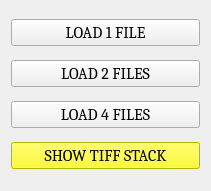
   <widget class="QWidget" name="verticalLayoutWidget">
    <property name="geometry">
     <rect>
      <x>20</x>
      <y>155</y>
      <width>211</width>
      <height>191</height>
     </rect>
    </property>
    <layout class="QVBoxLayout" name="verticalLayout_5">
     <item>
      <widget class="QPushButton" name="load1FileBtn">
       <property name="font">
        <font>
         <family>Cambria</family>
         <pointsize>12</pointsize>
        </font>
       </property>
       <property name="text">
        <string>LOAD 1 FILE</string>
       </property>
      </widget>
     </item>
     <item>
      <widget class="QPushButton" name="load2FilesBtn">
       <property name="font">
        <font>
         <family>Cambria</family>
         <pointsize>12</pointsize>
        </font>
       </property>
       <property name="text">
        <string>LOAD 2 FILES</string>
       </property>
      </widget>
     </item>
     <item>
      <widget class="QPushButton" name="load4FilesBtn">
       <property name="font">
        <font>
         <family>Cambria</family>
         <pointsize>12</pointsize>
        </font>
       </property>
       <property name="text">
        <string>LOAD 4 FILES</string>
       </property>
      </widget>
     </item>
     <item>
      <widget class="QPushButton" name="showTIFFStackBtn">
       <property name="palette">
        <palette>
         <active>
          <colorrole role="WindowText">
           <brush brushstyle="SolidPattern">
            <color alpha="255">
             <red>0</red>
             <green>0</green>
             <blue>0</blue>
            </color>
           </brush>
          </colorrole>
          <colorrole role="Button">
           <brush brushstyle="SolidPattern">
            <color alpha="255">
             <red>255</red>
             <green>252</green>
             <blue>0</blue>
            </color>
           </brush>
          </colorrole>
          <colorrole role="Light">
           <brush brushstyle="SolidPattern">
            <color alpha="255">
             <red>255</red>
             <green>254</green>
             <blue>127</blue>
            </color>
           </brush>
          </colorrole>
          <colorrole role="Midlight">
           <brush brushstyle="SolidPattern">
            <color alpha="255">
             <red>255</red>
             <green>253</green>
             <blue>63</blue>
            </color>
           </brush>
          </colorrole>
          <colorrole role="Dark">
           <brush brushstyle="SolidPattern">
            <color alpha="255">
             <red>127</red>
             <green>126</green>
             <blue>0</blue>
            </color>
           </brush>
          </colorrole>
          <colorrole role="Mid">
           <brush brushstyle="SolidPattern">
            <color alpha="255">
             <red>170</red>
             <green>168</green>
             <blue>0</blue>
            </color>
           </brush>
          </colorrole>
          <colorrole role="Text">
           <brush brushstyle="SolidPattern">
            <color alpha="255">
             <red>0</red>
             <green>0</green>
             <blue>0</blue>
            </color>
           </brush>
          </colorrole>
          <colorrole role="BrightText">
           <brush brushstyle="SolidPattern">
            <color alpha="255">
             <red>255</red>
             <green>255</green>
             <blue>255</blue>
            </color>
           </brush>
          </colorrole>
          <colorrole role="ButtonText">
           <brush brushstyle="SolidPattern">
            <color alpha="255">
             <red>0</red>
             <green>0</green>
             <blue>0</blue>
            </color>
           </brush>
          </colorrole>
          <colorrole role="Base">
           <brush brushstyle="SolidPattern">
            <color alpha="255">
             <red>255</red>
             <green>255</green>
             <blue>255</blue>
            </color>
           </brush>
          </colorrole>
          <colorrole role="Window">
           <brush brushstyle="SolidPattern">
            <color alpha="255">
             <red>255</red>
             <green>252</green>
             <blue>0</blue>
            </color>
           </brush>
          </colorrole>
          <colorrole role="Shadow">
           <brush brushstyle="SolidPattern">
            <color alpha="255">
             <red>0</red>
             <green>0</green>
             <blue>0</blue>
            </color>
           </brush>
          </colorrole>
          <colorrole role="AlternateBase">
           <brush brushstyle="SolidPattern">
            <color alpha="255">
             <red>255</red>
             <green>253</green>
             <blue>127</blue>
            </color>
           </brush>
          </colorrole>
          <colorrole role="ToolTipBase">
           <brush brushstyle="SolidPattern">
            <color alpha="255">
             <red>255</red>
             <green>255</green>
             <blue>220</blue>
            </color>
           </brush>
          </colorrole>
          <colorrole role="ToolTipText">
           <brush brushstyle="SolidPattern">
            <color alpha="255">
             <red>0</red>
             <green>0</green>
             <blue>0</blue>
            </color>
           </brush>
          </colorrole>
         </active>
         <inactive>
          <colorrole role="WindowText">
           <brush brushstyle="SolidPattern">
            <color alpha="255">
             <red>0</red>
             <green>0</green>
             <blue>0</blue>
            </color>
           </brush>
          </colorrole>
          <colorrole role="Button">
           <brush brushstyle="SolidPattern">
            <color alpha="255">
             <red>255</red>
             <green>252</green>
             <blue>0</blue>
            </color>
           </brush>
          </colorrole>
          <colorrole role="Light">
           <brush brushstyle="SolidPattern">
            <color alpha="255">
             <red>255</red>
             <green>254</green>
             <blue>127</blue>
            </color>
           </brush>
          </colorrole>
          <colorrole role="Midlight">
           <brush brushstyle="SolidPattern">
            <color alpha="255">
             <red>255</red>
             <green>253</green>
             <blue>63</blue>
            </color>
           </brush>
          </colorrole>
          <colorrole role="Dark">
           <brush brushstyle="SolidPattern">
            <color alpha="255">
             <red>127</red>
             <green>126</green>
             <blue>0</blue>
            </color>
           </brush>
          </colorrole>
          <colorrole role="Mid">
           <brush brushstyle="SolidPattern">
            <color alpha="255">
             <red>170</red>
             <green>168</green>
             <blue>0</blue>
            </color>
           </brush>
          </colorrole>
          <colorrole role="Text">
           <brush brushstyle="SolidPattern">
            <color alpha="255">
             <red>0</red>
             <green>0</green>
             <blue>0</blue>
            </color>
           </brush>
          </colorrole>
          <colorrole role="BrightText">
           <brush brushstyle="SolidPattern">
            <color alpha="255">
             <red>255</red>
             <green>255</green>
             <blue>255</blue>
            </color>
           </brush>
          </colorrole>
          <colorrole role="ButtonText">
           <brush brushstyle="SolidPattern">
            <color alpha="255">
             <red>0</red>
             <green>0</green>
             <blue>0</blue>
            </color>
           </brush>
          </colorrole>
          <colorrole role="Base">
           <brush brushstyle="SolidPattern">
            <color alpha="255">
             <red>255</red>
             <green>255</green>
             <blue>255</blue>
            </color>
           </brush>
          </colorrole>
          <colorrole role="Window">
           <brush brushstyle="SolidPattern">
            <color alpha="255">
             <red>255</red>
             <green>252</green>
             <blue>0</blue>
            </color>
           </brush>
          </colorrole>
          <colorrole role="Shadow">
           <brush brushstyle="SolidPattern">
            <color alpha="255">
             <red>0</red>
             <green>0</green>
             <blue>0</blue>
            </color>
           </brush>
          </colorrole>
          <colorrole role="AlternateBase">
           <brush brushstyle="SolidPattern">
            <color alpha="255">
             <red>255</red>
             <green>253</green>
             <blue>127</blue>
            </color>
           </brush>
          </colorrole>
          <colorrole role="ToolTipBase">
           <brush brushstyle="SolidPattern">
            <color alpha="255">
             <red>255</red>
             <green>255</green>
             <blue>220</blue>
            </color>
           </brush>
          </colorrole>
          <colorrole role="ToolTipText">
           <brush brushstyle="SolidPattern">
            <color alpha="255">
             <red>0</red>
             <green>0</green>
             <blue>0</blue>
            </color>
           </brush>
          </colorrole>
         </inactive>
         <disabled>
          <colorrole role="WindowText">
           <brush brushstyle="SolidPattern">
            <color alpha="255">
             <red>127</red>
             <green>126</green>
             <blue>0</blue>
            </color>
           </brush>
          </colorrole>
          <colorrole role="Button">
           <brush brushstyle="SolidPattern">
            <color alpha="255">
             <red>255</red>
             <green>252</green>
             <blue>0</blue>
            </color>
           </brush>
          </colorrole>
          <colorrole role="Light">
           <brush brushstyle="SolidPattern">
            <color alpha="255">
             <red>255</red>
             <green>254</green>
             <blue>127</blue>
            </color>
           </brush>
          </colorrole>
          <colorrole role="Midlight">
           <brush brushstyle="SolidPattern">
            <color alpha="255">
             <red>255</red>
             <green>253</green>
             <blue>63</blue>
            </color>
           </brush>
          </colorrole>
          <colorrole role="Dark">
           <brush brushstyle="SolidPattern">
            <color alpha="255">
             <red>127</red>
             <green>126</green>
             <blue>0</blue>
            </color>
           </brush>
          </colorrole>
          <colorrole role="Mid">
           <brush brushstyle="SolidPattern">
            <color alpha="255">
             <red>170</red>
             <green>168</green>
             <blue>0</blue>
            </color>
           </brush>
          </colorrole>
          <colorrole role="Text">
           <brush brushstyle="SolidPattern">
            <color alpha="255">
             <red>127</red>
             <green>126</green>
             <blue>0</blue>
            </color>
           </brush>
          </colorrole>
          <colorrole role="BrightText">
           <brush brushstyle="SolidPattern">
            <color alpha="255">
             <red>255</red>
             <green>255</green>
             <blue>255</blue>
            </color>
           </brush>
          </colorrole>
          <colorrole role="ButtonText">
           <brush brushstyle="SolidPattern">
            <color alpha="255">
             <red>127</red>
             <green>126</green>
             <blue>0</blue>
            </color>
           </brush>
          </colorrole>
          <colorrole role="Base">
           <brush brushstyle="SolidPattern">
            <color alpha="255">
             <red>255</red>
             <green>252</green>
             <blue>0</blue>
            </color>
           </brush>
          </colorrole>
          <colorrole role="Window">
           <brush brushstyle="SolidPattern">
            <color alpha="255">
             <red>255</red>
             <green>252</green>
             <blue>0</blue>
            </color>
           </brush>
          </colorrole>
          <colorrole role="Shadow">
           <brush brushstyle="SolidPattern">
            <color alpha="255">
             <red>0</red>
             <green>0</green>
             <blue>0</blue>
            </color>
           </brush>
          </colorrole>
          <colorrole role="AlternateBase">
           <brush brushstyle="SolidPattern">
            <color alpha="255">
             <red>255</red>
             <green>252</green>
             <blue>0</blue>
            </color>
           </brush>
          </colorrole>
          <colorrole role="ToolTipBase">
           <brush brushstyle="SolidPattern">
            <color alpha="255">
             <red>255</red>
             <green>255</green>
             <blue>220</blue>
            </color>
           </brush>
          </colorrole>
          <colorrole role="ToolTipText">
           <brush brushstyle="SolidPattern">
            <color alpha="255">
             <red>0</red>
             <green>0</green>
             <blue>0</blue>
            </color>
           </brush>
          </colorrole>
         </disabled>
        </palette>
       </property>
       <property name="font">
        <font>
         <family>Cambria</family>
         <pointsize>12</pointsize>
        </font>
       </property>
       <property name="autoFillBackground">
        <bool>true</bool>
       </property>
       <property name="text">
        <string>SHOW TIFF STACK</string>
       </property>
      </widget>
     </item>
    </layout>
   </widget>
